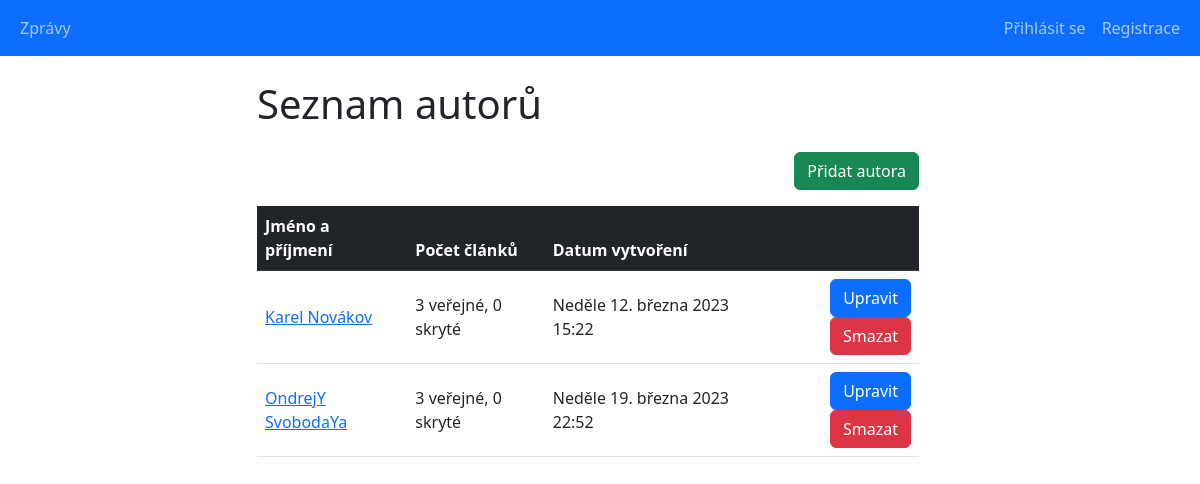
/main_projekt/authors_list.php, run on an earlier commit of the app's database.
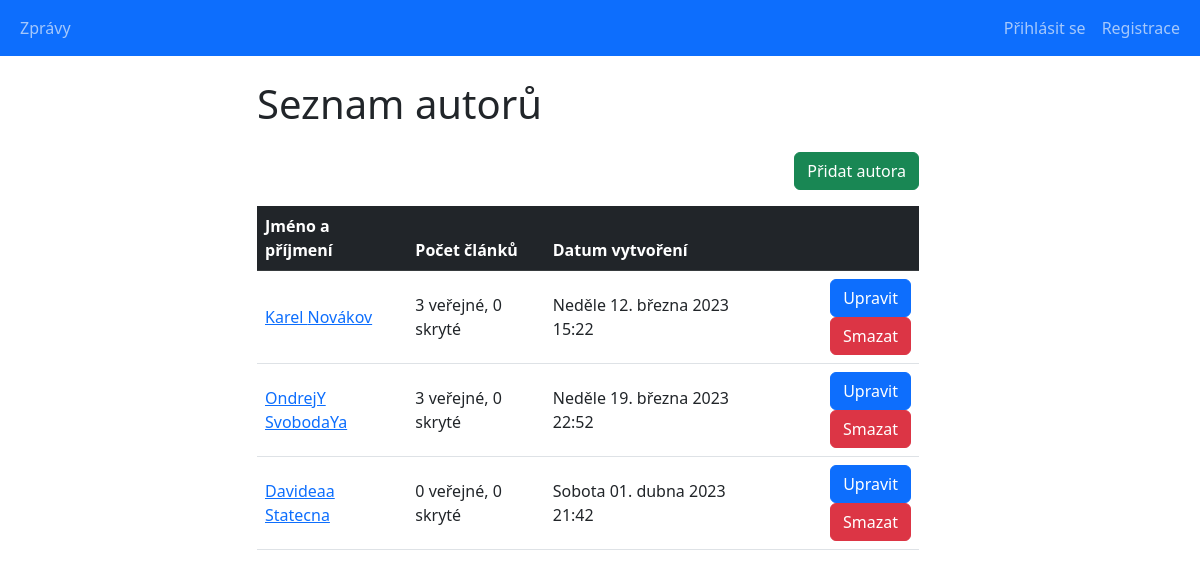
And on a later commit of the database.
### tables this page shows
CREATE TABLE `authors` (
  `id` int(11) UNSIGNED NOT NULL,
  `name` varchar(20) NOT NULL,
  `surname` varchar(20) NOT NULL,
  `created_at` datetime NOT NULL DEFAULT current_timestamp(),
  `username` varchar(50) NOT NULL,
  `password` varchar(255) NOT NULL,
  `role_id` int(10) UNSIGNED DEFAULT NULL
);

### main_projekt/classes/Database.php (called while the page is built, shortened)
<?php
class Database
{
    public function __construct()
    {
        $this->conn = new PDO(self::DSN, self::USERNAME, self::PASSWORD, [
            PDO::ATTR_ERRMODE => PDO::ERRMODE_EXCEPTION,
        ]);
        $this->conn->query('SET NAMES utf8');
    }
}

### main_projekt/classes/DateUtils.php (called while the page is built)
<?php
class DateUtils {
    public static function DatumCesky(string $date): string
    {
        $englishDate = (new Datetime($date))->format('l d. F Y H:i');
        $men = [
            'January', 'February', 'March', 'April', 'May',
            'June', 'July', 'August', 'September', 'October',
            'November', 'December'
        ];
        $mcz = [
            'ledna', 'února', 'března', 'dubna', 'května',
            'června', 'července', 'srpna', 'září', 'října',
            'listopadu', 'prosince'
        ];
        $englishDate = str_replace($men, $mcz, $englishDate);
        $den = [
            'Monday', 'Tuesday', 'Wednesday', 'Thursday',
            'Friday', 'Saturday', 'Sunday'
        ];
        $dcz = [
            'Pondělí', 'Úterý', 'Středa', 'Čtvrtek',
            'Pátek', 'Sobota', 'Neděle'
        ];
        return str_replace($den, $dcz, $englishDate);
    }
}

### main_projekt/authors_list.php (the view, shortened to what this page needs)
<?php
require_once 'classes/Database.php';
require_once 'classes/DateUtils.php';
$db = new Database();
$sql = 'SELECT *,
        (select count(*) from articles where author_id = ath.id and is_published = 1) as articles_count_published,
        (select count(*) from articles where author_id = ath.id and is_published = 0) as articles_count_not_published
        from authors ath';
$stmt = $db->conn->prepare($sql);
$stmt->execute();
$authors = $stmt->fetchAll(PDO::FETCH_ASSOC);
?>
<!doctype html>
<html lang="cs">
<head>
    <link rel="stylesheet" href="./bootstrap/css/bootstrap.min.css">
    <link rel="stylesheet" href="./styles/index.css">
</head>
<body>
<?php include_once 'reusable_components/navbar.php'; ?>
<div class="container-fluid row justify-content-center">
    <div class="col-sm-10 col-lg-7">
        <div class="mb-4">
            <h1>Seznam autorů</h1>
        </div>
        <div class="mb-3 d-flex justify-content-end">
            <a href="authors_add.php" class="btn btn-success">Přidat autora</a>
        </div>
        <div>
            <table class="table align-middle table-responsive">
                <thead class="table-dark">
                    <tr>
                        <th>Jméno a příjmení</th>
                        <th>Počet článků</th>
                        <th>Datum vytvoření</th>
                        <th></th>
                    </tr>
                </thead>
                <tbody>
                <?php foreach($authors as $author): ?>
                    <tr>
                        <td>
                            <a href="authors_detail.php?id=<?= $author['id'] ?>">
                                <?= $author['name'].' '.$author['surname'] ?>
                            </a>
                        </td>
                        <td>
                            <?= $author['articles_count_published'].' veřejné, '.$author['articles_count_not_published'].' skryté' ?>
                        </td>
                        <td>
                            <?= DateUtils::DatumCesky($author['created_at']) ?>
                        </td>
                        <td class="text-end">
                            <a href="authors_edit.php?id=<?= $author['id'] ?>" class="btn btn-primary">Upravit</a>
                            <a href="authors_delete.php?id=<?= $author['id'] ?>" class="btn btn-danger">Smazat</a>
                        </td>
                    </tr>
                <?php endforeach; ?>
                </tbody>
            </table>
        </div>
    </div>
</div>
</body>
</html>

### main_projekt/reusable_components/navbar.php (shortened to what this page needs)
<nav class="navbar navbar-expand-lg bg-primary mb-4" data-bs-theme="dark">
    <div class="container-fluid">
        <div class="navbar-nav">
		<?php $base = basename($_SERVER["SCRIPT_FILENAME"], '.php'); ?>
            <a class="nav-link
            <?php
            if ($base == 'index' || $base == 'articles_detail') {
                echo "active";
            }
            ?>" href="index.php">Zprávy</a>
        </div>
        <div class="navbar-nav">
            <?php if (!isset($_SESSION['logged_in'])
            || (isset($_SESSION['logged_in']) && $_SESSION['logged_in'] == false)): ?>
                <a class="nav-link
                    <?php
                    if ($base == 'login') {
                        echo "active";
                    }
                    ?>" href="login.php">Přihlásit se</a>
                <a class="nav-link
                    <?php
                    if ($base == 'register') {
                        echo "active";
                    }
                    ?>" href="register.php">Registrace</a>
            <?php endif; ?>
        </div>
    </div>
</nav>

What changed in the data, as far as the page shows it:
added authors: name "Davideaa", surname "Statecna", articles_count_published "0", articles_count_not_published "0", created_at "Sobota 01. dubna 2023 21:42"
